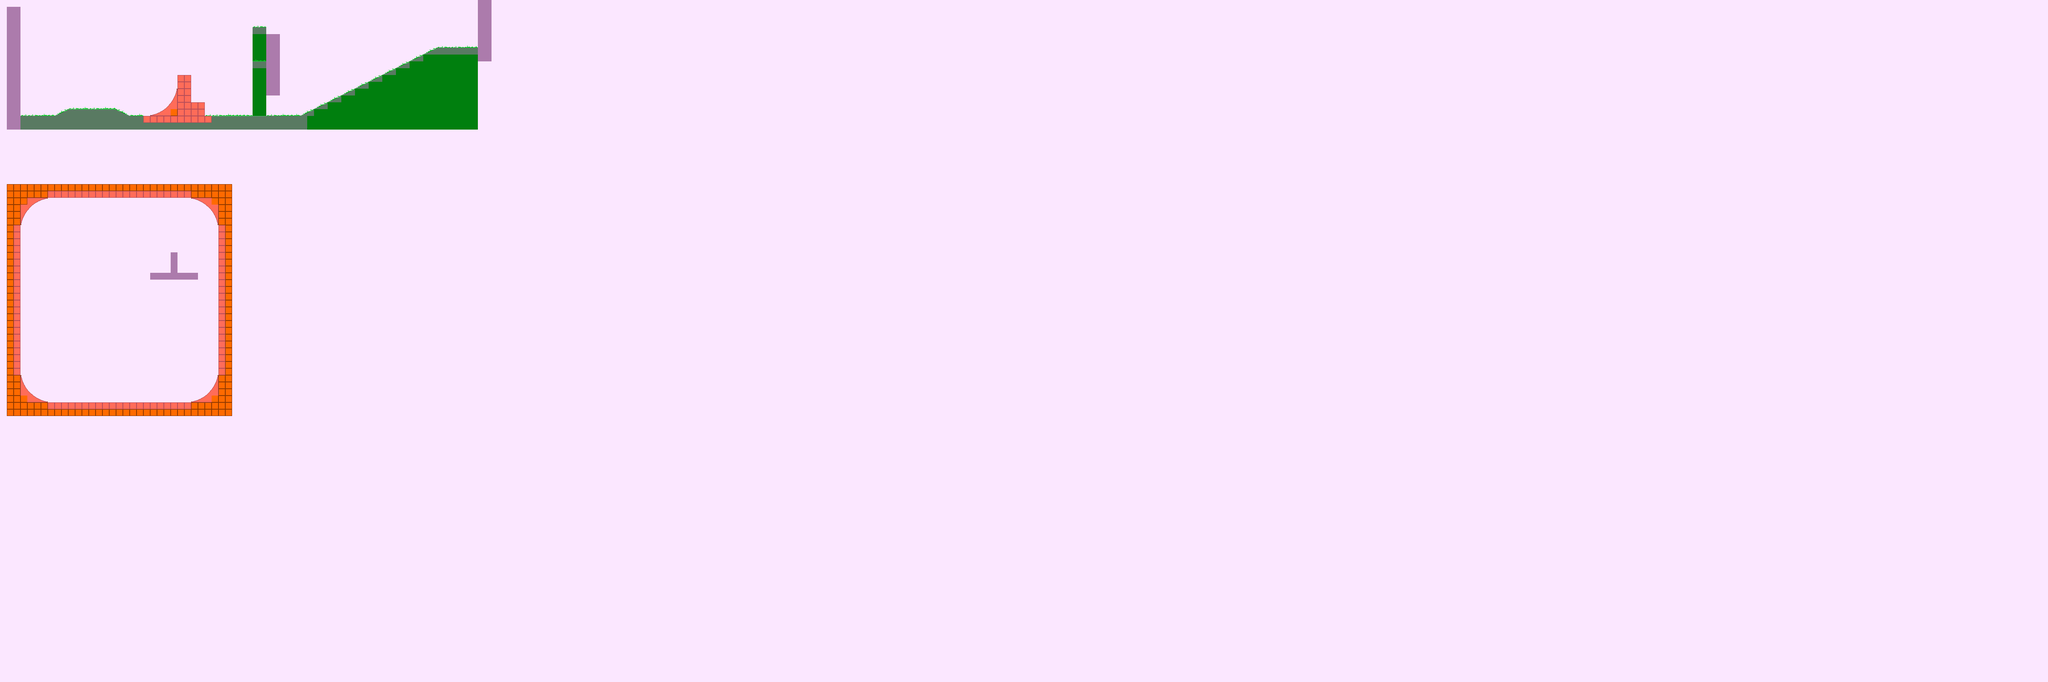

Tiled map render using the project's own tile images. Description and the map definition, with tile-layer contents summarised, below:
An orthogonal 300x100 tile map with 16x16 px tiles, 3 tile layers (art, art2, collision), 3 tilesets and 1 object (player_spawn).

<map version="1.0" orientation="orthogonal" renderorder="right-down" width="300" height="100" tilewidth="16" tileheight="16" backgroundcolor="#fbe7ff" nextobjectid="16">
 <tileset firstgid="1" name="art" tilewidth="16" tileheight="16" tilecount="1850" columns="50">
  <image source="../textures/test1/art.png" width="800" height="600" />
 </tileset>
 <tileset firstgid="1851" name="collision" tilewidth="16" tileheight="16" tilecount="1850" columns="50">
  <image source="../textures/test1/collision_map.bmp" trans="ffffff" width="800" height="600" />
  <tile id="0">
   <properties>
    <property name="angle" type="int" value="0" />
    <property name="angle_ceiling" type="int" value="180" />
    <property name="angle_leftwall" type="int" value="270" />
    <property name="angle_rightwall" type="int" value="90" />
   </properties>
  </tile>
  <tile id="1">
   <properties>
    <property name="angle" type="int" value="180" />
   </properties>
  </tile>
  <tile id="15">
   <properties>
    <property name="angle" type="int" value="20" />
   </properties>
  </tile>
  <tile id="16">
   <properties>
    <property name="angle" type="int" value="20" />
   </properties>
  </tile>
  <tile id="17">
   <properties>
    <property name="angle" type="int" value="340" />
   </properties>
  </tile>
  <tile id="18">
   <properties>
    <property name="angle" type="int" value="340" />
   </properties>
  </tile>
  <tile id="50">
   <properties>
    <property name="angle" type="int" value="90" />
   </properties>
  </tile>
  <tile id="51">
   <properties>
    <property name="angle" type="int" value="270" />
   </properties>
  </tile>
  <tile id="52">
   <properties>
    <property name="angle" type="int" value="0" />
    <property name="solid_type" type="int" value="2" />
   </properties>
  </tile>
  <tile id="150">
   <properties>
    <property name="angle" type="int" value="35" />
   </properties>
  </tile>
  <tile id="151">
   <properties>
    <property name="angle" type="int" value="35" />
   </properties>
  </tile>
  <tile id="154">
   <properties>
    <property name="angle" type="int" value="325" />
   </properties>
  </tile>
  <tile id="155">
   <properties>
    <property name="angle" type="int" value="325" />
   </properties>
  </tile>
  <tile id="203">
   <properties>
    <property name="angle" type="int" value="84" />
   </properties>
  </tile>
  <tile id="204">
   <properties>
    <property name="angle" type="int" value="174" />
   </properties>
  </tile>
  <tile id="205">
   <properties>
    <property name="angle" type="int" value="157" />
   </properties>
  </tile>
  <tile id="206">
   <properties>
    <property name="angle" type="int" value="140" />
   </properties>
  </tile>
  <tile id="209">
   <properties>
    <property name="angle" type="int" value="210" />
   </properties>
  </tile>
  <tile id="210">
   <properties>
    <property name="angle" type="int" value="202" />
   </properties>
  </tile>
  <tile id="211">
   <properties>
    <property name="angle" type="int" value="185" />
   </properties>
  </tile>
  <tile id="212">
   <properties>
    <property name="angle" type="int" value="275" />
   </properties>
  </tile>
  <tile id="253">
   <properties>
    <property name="angle" type="int" value="67" />
   </properties>
  </tile>
  <tile id="256">
   <properties>
    <property name="angle" type="int" value="135" />
   </properties>
  </tile>
  <tile id="257">
   <properties>
    <property name="angle" type="int" value="120" />
   </properties>
  </tile>
  <tile id="258">
   <properties>
    <property name="angle" type="int" value="230" />
   </properties>
  </tile>
  <tile id="259">
   <properties>
    <property name="angle" type="int" value="225" />
   </properties>
  </tile>
  <tile id="262">
   <properties>
    <property name="angle" type="int" value="292" />
   </properties>
  </tile>
  <tile id="302">
   <properties>
    <property name="angle" type="int" value="45" />
   </properties>
  </tile>
  <tile id="303">
   <properties>
    <property name="angle" type="int" value="50" />
   </properties>
  </tile>
  <tile id="307">
   <properties>
    <property name="angle" type="int" value="112" />
   </properties>
  </tile>
  <tile id="308">
   <properties>
    <property name="angle" type="int" value="247" />
   </properties>
  </tile>
  <tile id="312">
   <properties>
    <property name="angle" type="int" value="300" />
   </properties>
  </tile>
  <tile id="313">
   <properties>
    <property name="angle" type="int" value="315" />
   </properties>
  </tile>
  <tile id="350">
   <properties>
    <property name="angle" type="int" value="5" />
   </properties>
  </tile>
  <tile id="351">
   <properties>
    <property name="angle" type="int" value="22" />
   </properties>
  </tile>
  <tile id="352">
   <properties>
    <property name="angle" type="int" value="30" />
   </properties>
  </tile>
  <tile id="357">
   <properties>
    <property name="angle" type="int" value="95" />
   </properties>
  </tile>
  <tile id="358">
   <properties>
    <property name="angle" type="int" value="264" />
   </properties>
  </tile>
  <tile id="363">
   <properties>
    <property name="angle" type="int" value="320" />
   </properties>
  </tile>
  <tile id="364">
   <properties>
    <property name="angle" type="int" value="337" />
   </properties>
  </tile>
  <tile id="365">
   <properties>
    <property name="angle" type="int" value="355" />
   </properties>
  </tile>
 </tileset>
 <tileset firstgid="3701" name="objects" tilewidth="16" tileheight="16" tilecount="1850" columns="50">
  <image source="../textures/entities.png" trans="ffffff" width="800" height="600" />
 </tileset>
 <layer name="art" width="300" height="100">
  <properties>
   <property name="vis_layer" type="int" value="0" />
  </properties>
  <data>[30000 cells, 764 non-empty, 44 distinct tile ids]</data>
 </layer>
 <layer name="art2" width="300" height="100">
  <properties>
   <property name="vis_layer" type="int" value="1" />
  </properties>
  <data>[30000 cells, 4 non-empty, 4 distinct tile ids]</data>
 </layer>
 <layer name="collision" width="300" height="100" opacity="0.35">
  <data>[30000 cells, 362 non-empty, 55 distinct tile ids]</data>
 </layer>
 <objectgroup name="objects">
  <object id="14" type="player_spawn" gid="3701" x="432.5" y="624" width="16" height="16" />
 </objectgroup>
</map>
